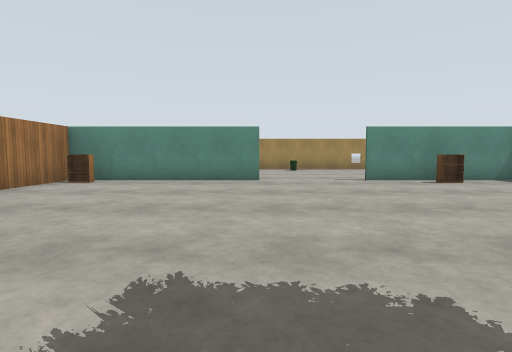
[1] (above)

21 first-person views from a walk through a robot-simulator world made for Gazebo. The camera is 1.2 m above the floor, tilts 4° down and sees 80° across. The floor is counted in squares, 2 m on a side. Each view is taken from the middle of a square. On the plan, view 1 faces up. The plan holds only what a view shows up to about 9 squares ahead; the rest is blank. Robots are left out. Gazebo's built-in surfaces are drawn with simple patterns.

[2]
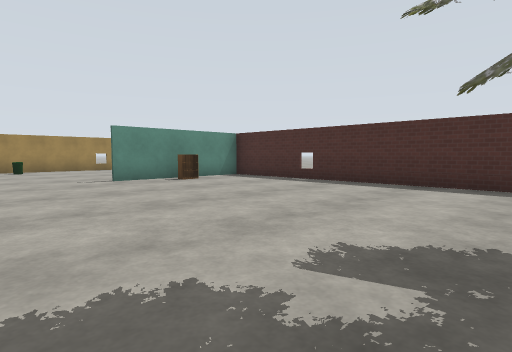

[3]
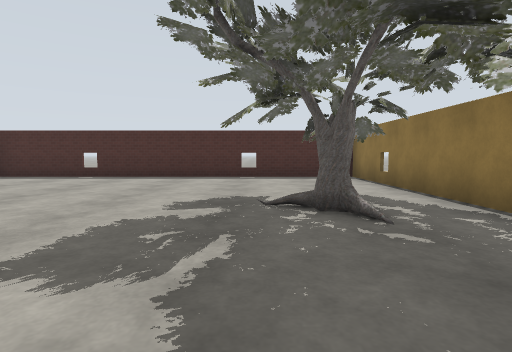

[4]
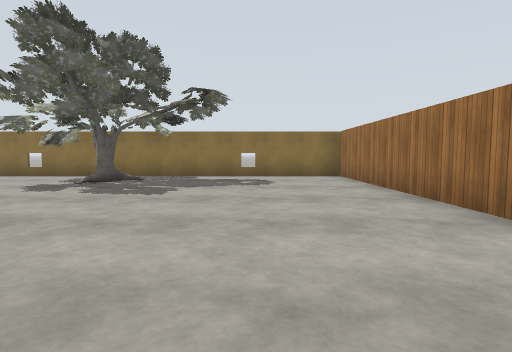

[5]
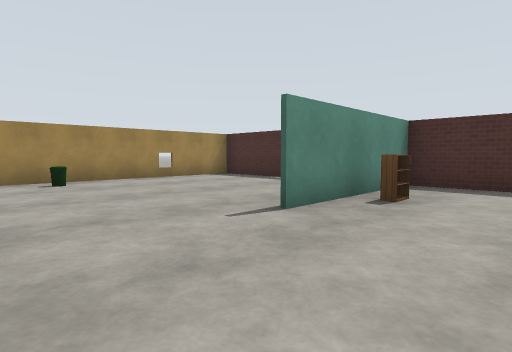

[6]
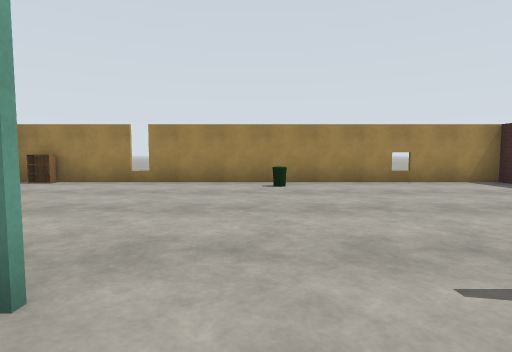

[7]
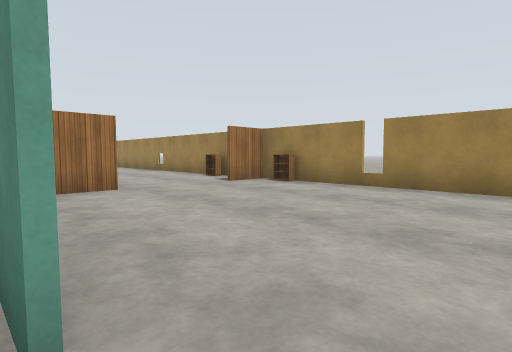

[8]
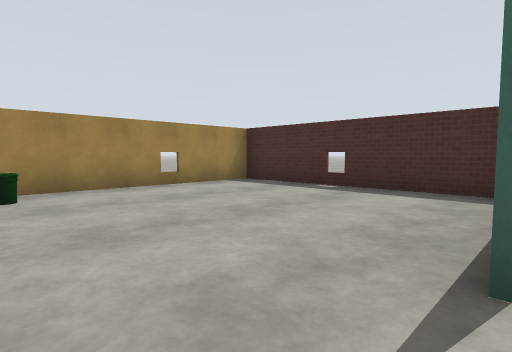

[9]
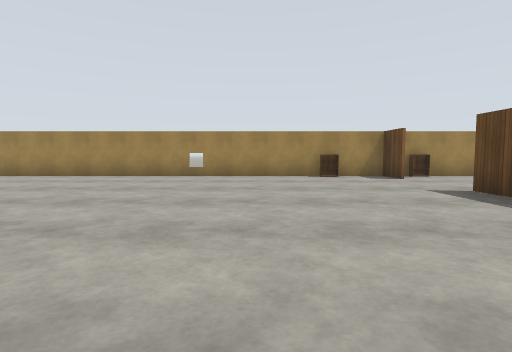

[10]
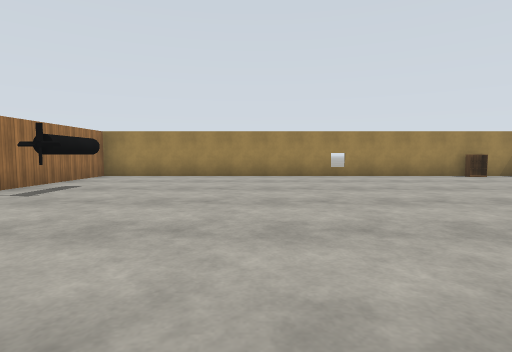

[11]
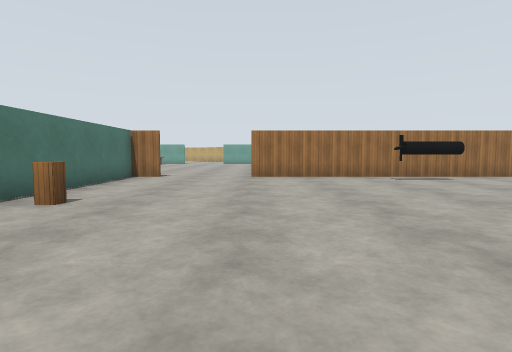

[12]
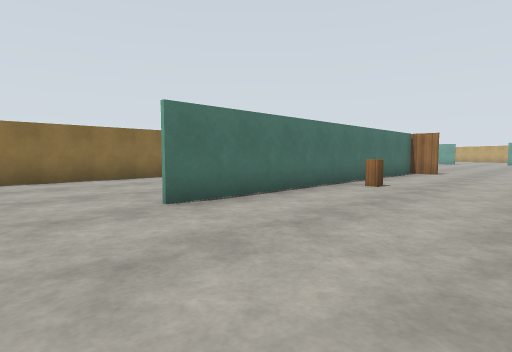

[13]
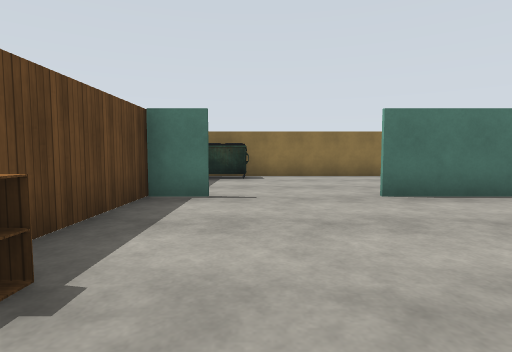

[14]
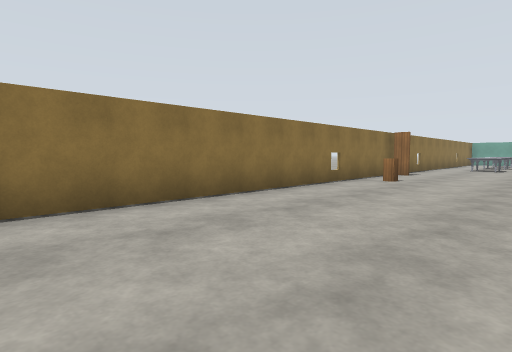

[15]
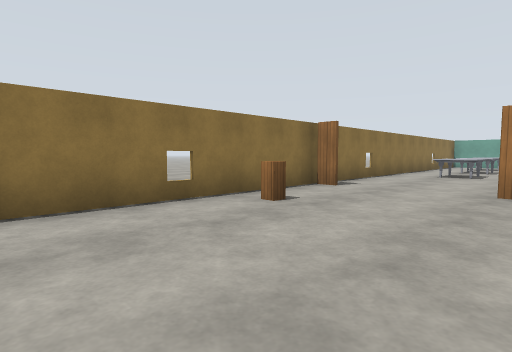

[16]
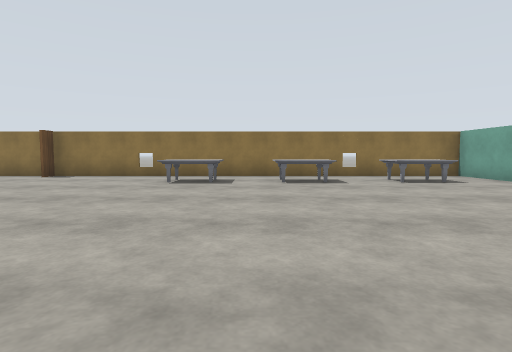

[17]
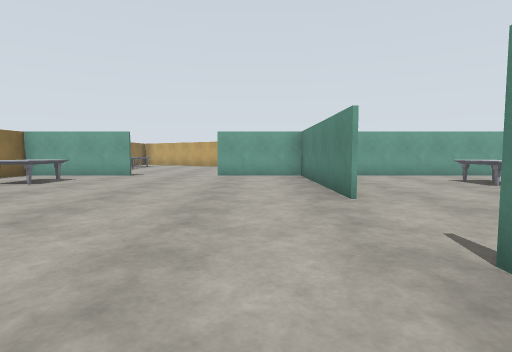

[18]
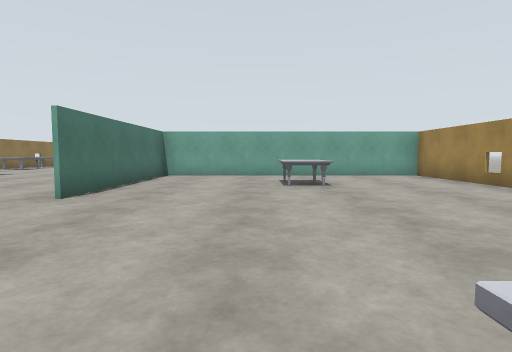

[19]
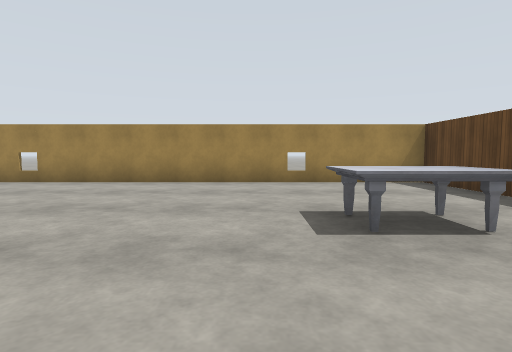

[20]
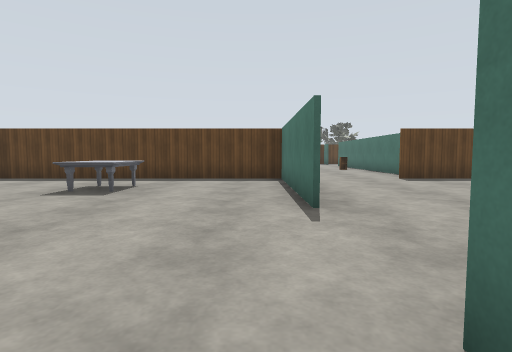

[21]
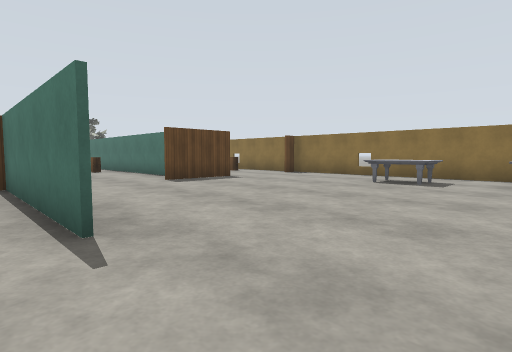

### Floor plan
Points are (right, up) in squares from view 1. A wall is a line through its corners. A room is listed if a view was taken in it or the views show most of it. See-through windows are left out.
Room 1 (views 1, 2, 3, 4, 5, 6, 7, 8)
walls: (0.1, 7.1) (-3.5, 7.1); (6.3, 7.6) (6.3, 12.6) (-2.5, 12.6); (-4.3, 6.5) (-4.3, 5.1); (-4.3, 3.2) (-4.3, -2.5); (-4.3, 9.1) (-4.3, 8); (-3.9, -2.6) (6.3, -2.6) (6.3, 7.1) (2.5, 7.1)
ways out: opening at (-3.3, 11) to room 2
objects: oak tree (1, -2) to (3, -1); bin (1, 12); bookshelf (4, 7)
Room 2 (views 9, 10, 11, 12, 13)
walls: (-4.4, 8.2) (-4.4, 9.1); (-11.6, 1.6) (-7.8, 1.6); (-4.4, 2.6) (-4.4, 4.1); (-16.3, 12.6) (-16.3, 4.9); (-5.4, 1.6) (-4.4, 1.6); (-2.5, 12.6) (-15.9, 12.6); (-16.3, 1.6) (-12.6, 1.6)
ways out: opening at (-3.3, 11) to room 1; opening at (-16, 3.5) to room 3; opening at (-6.5, 2) to room 3
objects: other object (-15, 9); bookshelf (-6, 12); cabinet (-5, 5); bookshelf (-4, 7); bookshelf (-4, 12)
Room 3 (views 14, 15, 16, 17, 18, 19, 20, 21)
walls: (-20.6, 5.4) (-16.4, 5.4) (-16.4, 12.6); (-16.3, 2.5) (-16.3, 0.4); (-23, 5.3) (-27.8, 5.3); (-16.4, 0.4) (-16.4, 2.4); (-16.3, -2) (-16.3, -2.6); (-12.6, 1.6) (-11.6, 1.6); (-16.4, -2.6) (-16.4, -2); (-27.8, 5.4) (-23, 5.4); (-15.9, 12.6) (-27.7, 12.6) (-27.7, 2.9); (-27.7, 0.5) (-27.7, -2.6) (-3.9, -2.6); (-4.4, 1.6) (-4.4, 2.6)
ways out: opening at (-16, 3.5) to room 2; opening at (-6.5, 2) to room 2; opening at (-28, 1.5)
objects: marble table (-26, -1) to (-25, -1); marble table (-26, 9) to (-25, 9); marble table (-23, -1); marble table (-21, -1) to (-20, -1); marble table (-19, 9) to (-18, 9); cabinet (-14, -2); cabinet (-12, 2); dumpster (-5, -2)

Where each view was taken, in squares from view 1:
view 1: 0 up, 0 right, facing up
view 2: 0 up, 0 right, facing up-right
view 3: 0 up, 2 left, facing right
view 4: 6 up, 2 left, facing down
view 5: 5 up, 0 right, facing up-right
view 6: 6 up, 1 right, facing up
view 7: 7 up, 1 right, facing up-left
view 8: 7 up, 1 right, facing up-right
view 9: 4 up, 8 left, facing up
view 10: 4 up, 12 left, facing up
view 11: 5 up, 8 left, facing left
view 12: 5 up, 6 left, facing down-left
view 13: 6 up, 6 left, facing down
view 14: 1 up, 7 left, facing down-left
view 15: 1 up, 11 left, facing down-left
view 16: 6 up, 22 left, facing down
view 17: 4 up, 19 left, facing left
view 18: 8 up, 19 left, facing left
view 19: 6 up, 20 left, facing up
view 20: 6 up, 24 left, facing right
view 21: 6 up, 23 left, facing down-right
